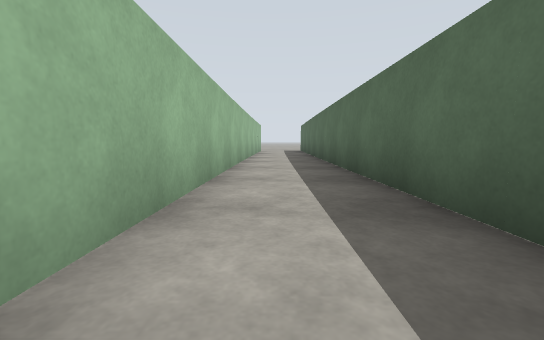
View 1 (above)

13 first-person views from a walk through a world built for the Gazebo simulator. The camera is 0.94 m above the floor, tilts 6° down and sees 90° across. The floor is counted in squares, 2 m on a side. Each view is taken from the middle of a square. On the plan, view 1 faces up. The plan holds only what a view shows up to about 9 squares ahead; the rest is blank. The place goes on beyond the plan.

View 2
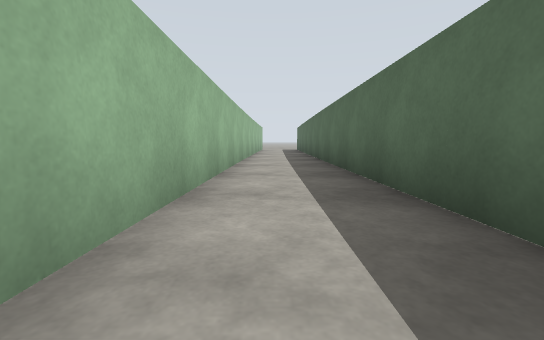

View 3
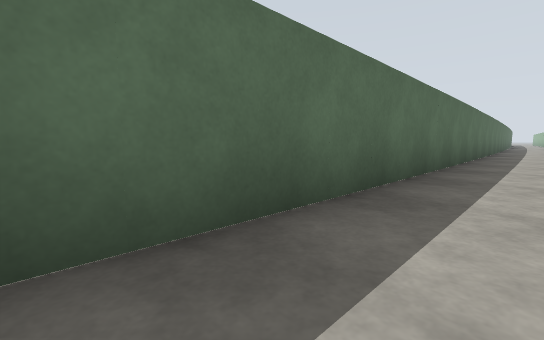

View 4
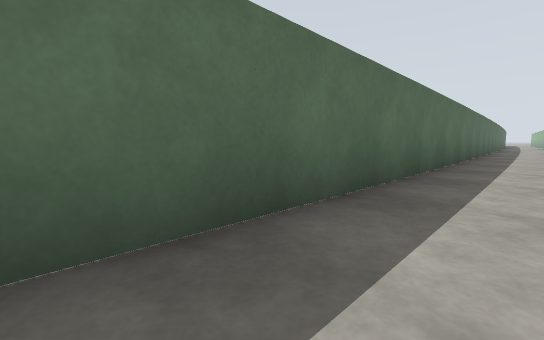

View 5
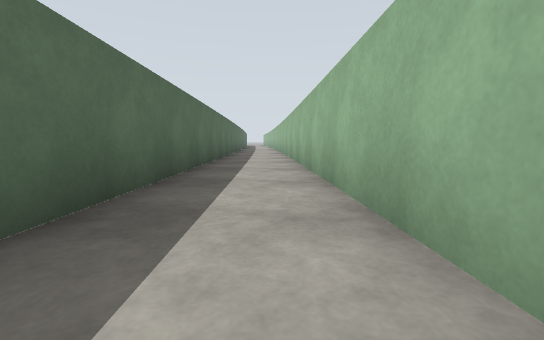

View 6
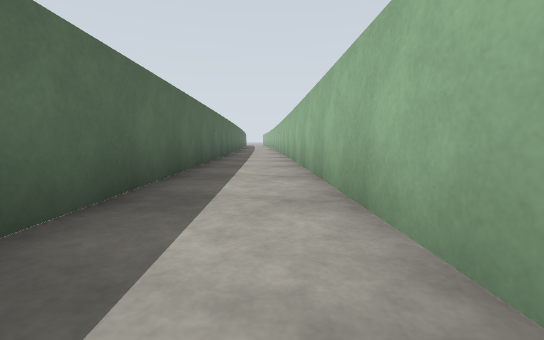

View 7
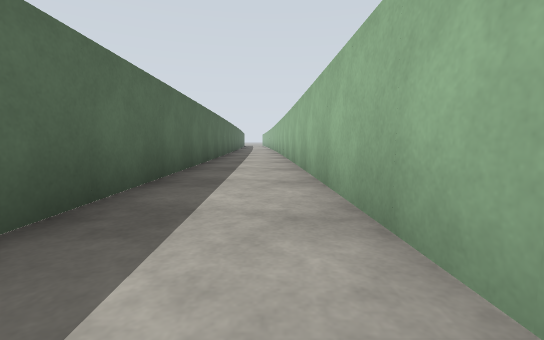

View 8
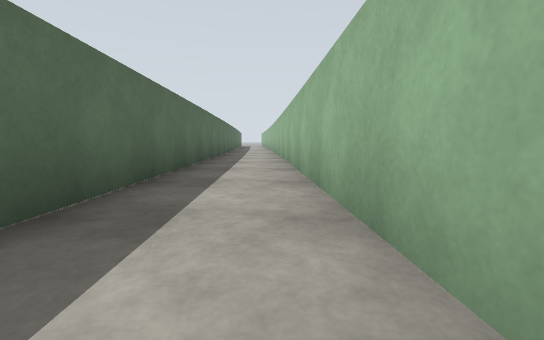

View 9
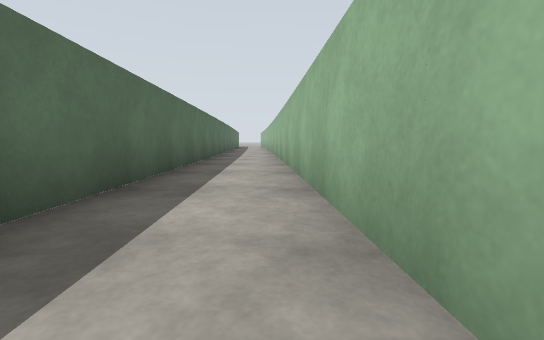

View 10
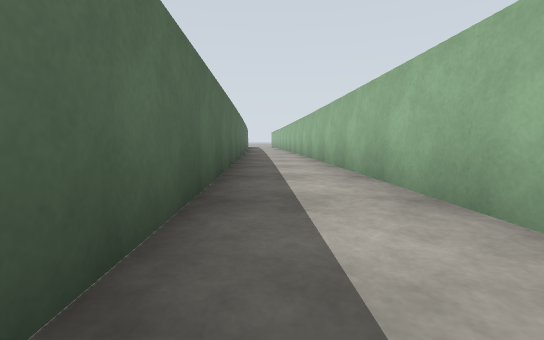

View 11
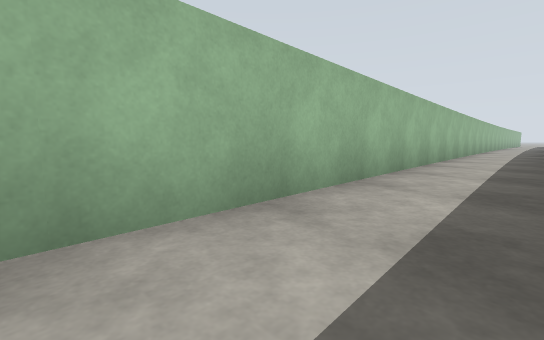

View 12
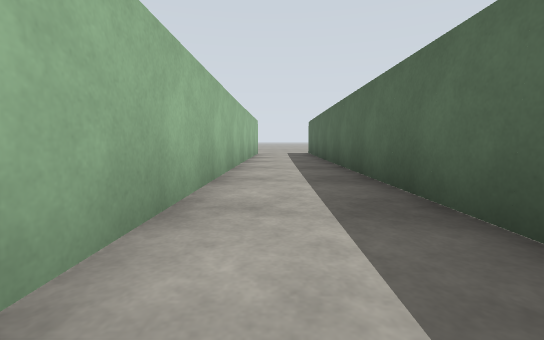

View 13
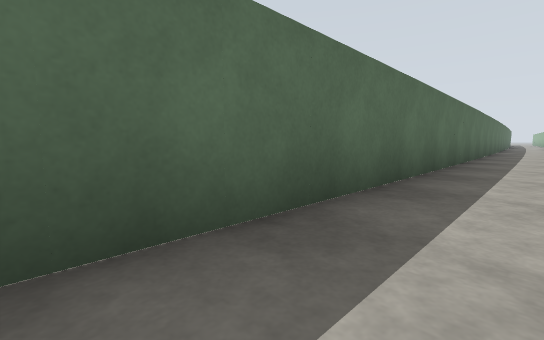

### Floor plan
Ten units are one square. View 1 is at (0, 0); x grows to the right and y downward. Boxes are objects, and circles mark ways between rooms. Rooms are numbered by the first view taken in them; rooms with no view inside come last. Other rooms are left out.
<svg viewBox="-14 -81 37 352">
<path fill="none" stroke="#000" d="M-8 79 -9 106M-8 106 -5 195M12 121 13 -76M15 184 12 120M-7 -76 -8 13M-5 195 -2 266M18 266 15 184"/>
<circle cx="0" cy="190" r="3" fill="#2a7"/>
<text x="0" y="60">1</text>
<text x="10" y="220">2</text>
</svg>
Room 1 opens to room 2.

Where each view was taken, in squares from view 1:
view 1: 0 up, 0 right, facing up
view 2: 2 down, 0 right, facing up
view 3: 1 up, 0 right, facing down-right
view 4: 5 down, 0 right, facing down-right
view 5: 10 down, 0 right, facing down
view 6: 11 down, 0 right, facing down
view 7: 13 down, 0 right, facing down
view 8: 16 down, 0 right, facing down
view 9: 18 down, 0 right, facing down
view 10: 20 down, 1 right, facing down
view 11: 19 down, 1 right, facing up-left
view 12: 3 up, 0 right, facing up
view 13: 0 up, 0 right, facing down-right
